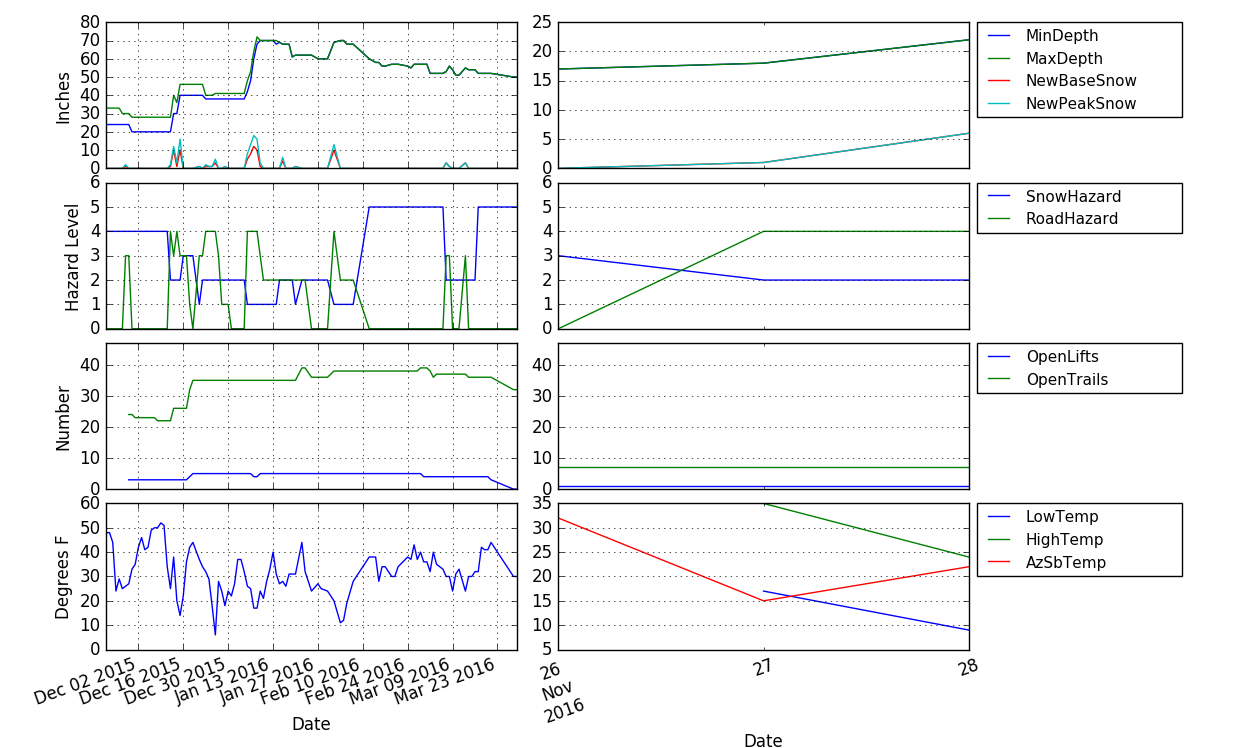

Reproduce this figure in Python.
# -*- coding: utf-8 -*-
"""
Search through: http://arizonasnowbowl.com/ for snow and weather stats

Get snow depth range, base and peak snow in past 24 hours, 
the current high, snow conditions, road conditions, and weather conditions
Usage:
python azSnowBowlStats.py

Output:
csv file: azSnowBowlStats.csv

Uses BeautifulSoup and urllib
Uses nested dict comprehensions
"""
from bs4 import BeautifulSoup
import re, os.path, sys, requests
from datetime import date, datetime, timedelta
from dateutil.parser import parse
from pandas import Series, DataFrame
import numpy as np
import pandas as pd
import matplotlib.pyplot as plt


def getNumbers(aString):

    """Retrieve a list of numbers within a string
    
    Arguments:
    aString -- a string containing some numbers
    Returns:
    theNumbers -- a list of numbers separated in input by other text
    
    #doctest example:
    >>> getNumbers('ab12c3d45ef')
    [12, 3, 45]
    
    #Notes:
    #copy and paste results into docstring, stored in __doc__
    #blank space must appear after input >>>
    #blank line must appear after end of results
    #to run doctest:
    #import doctest
    #import azSnowBowlStats
    #doctest.testmod(m='azSnowBowlStats')
    #or
    #doctest.testmod(m='azSnowBowlStats',verbose=True)
    """
    theNumbers = []
    for x in re.findall('\d+',aString):
        if x.isnumeric():
            theNumbers.append(int(x))
    
    return theNumbers

def lStripWeekday(string):
    
    """Remove Weekday and trailing space and dash from beginning of string
    
    Argument:
    string -- a string, with a possible weekday name at the beginning
    
    Return:
    string with weekday and following dash and space
    
    doctest:
    >>> lStripWeekday('Happy Tuesday - The temperature is 57 on this Tuesday')
    'The temperature is 57 on this Tuesday'
    
    
    """
    
    iMax = 20
    for chars in ['Monday','Tuesday','Wednesday',
        'Thursday','Friday','Saturday','Sunday']:
        
        i = string.find(chars,0,iMax)
        if i != -1 and not string[i+1].isnumeric():
            #strip off the day of the week (boring)
            string = string[i+len(chars)+1:]
            string = string.lstrip(' ,-')

    return string
        


def roadHazard(rdCondStr):
    
    """"Return road hazard level (0-4) for a given road condition string
    
    Argument:
    rdCondStr: a string describing the road conditions
    
    Return:
    Integer value where 0 is no hazard and 4 is high hazard
    
    doctest:
    >>> roadHazard('Clear')
    0
    
    >>> roadHazard('Plowed and cindered')
    1
    
    >>> roadHazard('Icy in some spots')
    2
    
    >>> roadHazard('4WD or chains recommended')
    3
    
    >>> roadHazard('4WD or chains required')
    4
    
    """

    r = rdCondStr.lower()

    w34 = ['chains','4x4','4wd']
    w4 = ['requir','need','mandat','must','neces']
    w3 = ['recom','sugg','shou','may','might','coul','desir','want']
    
    for w in w34:
        if w in r:
            for x in w4:                
                if x in r and 'no' not in r:
                        return 4
                else:
                    for y in w3:
                        if y in r:
                            return 3
                    return 4
    
    #reached here: hazard level = 0, 1, or 2
    w2 = ['icy','ice','slick','slip']
    w1 = ['plow','cind']
    
    for w in w2:
        if w in r:
            return 2
    for x in w1:
        if x in r:
            return 1
        
    #no hazard words detected
    return 0
    
def snowHazard(snwCondStr):
    
    """Return the snow hazard level (0-5) for a given snow condition string
    
    Argument:
    snwCondStr: a string describing the snow conditions
    
    Return:
    An integer from 0-5 where 0 is no hazard and 5 is high hazard
    
    doctest:
    >>> snowHazard('Fresh powder and groomed variable conditions')
    2
    
    >>> snowHazard('Groomed variable conditions')
    4
    
    >>> snowHazard('Packed powder and groomed variable conditions')
    3  

    >>> snowHazard('Packed powder')
    2
    
    >>> snowHazard('Powder and Packed Powder conditions')
    1
    
    >>> snowHazard('Spring like conditions')
    5
    
    >>> snowHazard('Trace of New - Powder and packed powder')
    1
    
    >>> snowHazard('Fresh powder')
    0
    
    
    """
    
    
    s = snwCondStr.lower()
    
    w4=['spring','summ','ice','hard','icy']
    w3='groom'
    w1='pack'
    wavg = 'and'
    
    for w in w4:
        if w in s:
            return 5

    h = np.array([])        
    
    if w3 in s:
        h = np.append(h,4)
    if w1 in s:
        h = np.append(h,2)
    if wavg in s:
        if len(h) < 2:
            h = np.append(h,0)
    elif len(h) == 0:
        h = np.append(h,0)
    
    return int(h.mean())



def get_precip_prob(astring):
    #pulls probability of precipitation from a weather description   
    
    kwords = ['%', 'percent']    #don't get to complicated,
    #I could also look for chance, snow, rain, precip but these
    #would almost certain follow the percent of '%' so would be farther
    #from the number
    #sometimes 'A slight chance of snow...' is used, calls this 1%
    numbefore = 17
    numafter = 41
    #take the first hit and look X number of characters before
    #and after for a number, with getNumber()
    #if that fails, try numwords, if that fails, try next in kwords,
    #if that fails both, its zero
    numwords = {'zero':0,'five':5,'ten':10,'fifteen':15,'twenty':20,
                'thirty':30,'forty':40,'fifty':50,'sixty':60,
                'seventy':70,'eighty':80,'ninety':90,'hundred':100}
    #others should have a hyphen or space between it and a five: 
    #e.g. forty five
    #mine would just round down, which is close enough
    idx_shifts = [[-numbefore,0],[0,numafter]]
    if 'snow' in astring or 'rain' in astring or 'precip' in astring:
        for kw in kwords:
            #returns index of start of my word, or -1 if not in aStr
            idx = astring.find(kw)
            if idx != -1:
                for n in range(0,2):
                    idxmin = idx + idx_shifts[n][0]
                    #first try before, if fails, then try numwords, then try after
                    idxmax = idx + idx_shifts[n][1]
                    if idxmin < 0:
                        idxmin = 0
                    
                    clip = astring[idxmin:idxmax]
                    nums = getNumbers(clip)
                    if len(nums) == 0:
                        #try numwords
                        for nw in numwords.keys():
                            if nw in clip:
                                return numwords[nw]
                            #if not after the whole thing, after n == 1, returns 0
                    #one or more nums
                    else:
                        #choose the last one in the list: closest to percent
                        if n == 0:
                            return nums[-1]
                        #choose closest one to after
                        #could do return nums[n-1] but in case I chance things...
                        else:
                            return nums[0]
        #'slight chance'
        little_chance= ['slight chance', 'small chance', 'little chance',
                        'low chance']    
        for lc in little_chance:
            if lc in astring:
                return 1 
    
    return 0

            

def getMoreWeather(is_forecast=False):
    #If it is night, return None for missing data
    site = 'http://forecast.weather.gov/MapClick.php?lat=35.33&lon=-111.7'
    #the main temperature is for pulliam airport which is 
    #south of flagstaff but the extended forecast is at 10mi NNW of Flagstaff
    #pulling today's high and chance of precipitation
    #and tonight's low and chance of precipitation
    #I will use a similar function to 
    #get the extended forecast if I want to make a prediction
    try:
        print('Retrieving data from '+site)
        resp = requests.get(site)
        soup = BeautifulSoup(resp.content)
        assert soup is not None
    except AssertionError:
        print('No data retrieved from '+site)
        sys.exit()
        
    the_node = soup
    #get the temperature
    ids = ["seven-day-forecast","seven-day-forecast-body",
           "seven-day-forecast-list"]
    tags = ["div","div","ul"]
    try:
        for i in range(len(ids)):
            the_node = the_node.find(tags[i], {"id": ids[i]})
            #asserts the_node is not empty (false if empty)
            assert the_node
    except AssertionError:
        print('No '+tags[i]+ids[i]+' tags: error retrieved from '+site)
        sys.exit()
    
    #make sure there's no weather advisory, messes up first in list
    list0 = the_node.find('li')
    if len(list0['class']) > 1:
        list0 = list0.next_sibling
    
    #the way I do it now, I'd have to iterate this with next_sibling,
    #what stops it? next_sibling returns None, but I still need to search for 'temp'
    #within each loop, I need to check if parent has too long a class
    list_i = list0
    #check if first one is tonight: could use current time
    #better to use Tonight in the first title of list0
    daynight = list_i.find('p',{'class':'period-name'}).get_text()
    if 'tonight' in daynight.lower():
        is_night = True
        lim = 1
    else:
        is_night = False
        lim = 2
    temps = []
    pops = []
    #written so I can have it exit afterward if I want a forecast
    while list_i is not None:

        tempnode = list_i.find('p',{'class':'temp'})
        if tempnode is not None:
            temps.extend(getNumbers(tempnode.get_text()))

        descrip = list_i.find('p',{'class':''})
        
        if descrip is not None:
            img = descrip.find('img')
            dtext = img['alt']
            if len(dtext) <= 2:
                dtext = img['title']
            pops.append(get_precip_prob(dtext))
        
        #if not is_forecast and len(temps) == 2 and len(pops) == 2:
        #    return []
        #if its morning/day: high then low: [low,high,max(pops[0],pops[1])]
        #if its tonight: low,None,pops[0]
        if not is_forecast:
            if len(temps) == lim or len(pops) == lim:
                if is_night:
                    return [temps[0],None,pops[0]]
                else:
                    if len(pops) == 1:
                        poptotal = pops[0]
                    else:
                        #return the total probability of precipitation
                        #assumes independence of day and night prob
                        #d = rains during day, n = rains during night
                        #p(d') prob it does NOT rain during day
                        #p(dn) = prob it rains during day and night
                        #p(d+n) = prob it rains during day or night
                        #p(d+n) = 1 - p((d+n)') = 1 - p(d'n')
                        #indep: p(d+n) = 1 - p(d')p(n')
                        #p(d+n) = 1 - (1-p(d))(1-p(n)), where p:[0-1]
                        poptotal = 100*(1 - (1-0.01*pops[0])*(1-0.01*pops[1]))
                        
                    return [temps[1],temps[0],poptotal]

        list_i = list_i.next_sibling
        
    #
    

is_updated = False
last_update = ''

def since_datetime(dtstr,now):
    #determines if a datetime string dtstr is within a certain datetime
    #relative to now, a datetime object
    since_timestr = '4:00 PM'
    ndays_ago = 1   #1 is yesterday at time above
    
        
    since_dt = now - timedelta(ndays_ago)    
    since_dt = parse(since_dt.strftime('%b %d, %Y')+
                        ' '+since_timestr)
    lastup=parse(dtstr.strip('Last Update:').strip(' '))
    
    return lastup >= since_dt
    

def getConditions():
    global is_updated, last_update

    keys = ['Base Depth','24 hours','Surface','Road','Current']
    stats = {key:None for key in keys}
    site = 'http://arizonasnowbowl.com/'    
        
    try:
        print('Retrieving data from '+site)
        resp = requests.get(site)
        soup = BeautifulSoup(resp.content)
        assert soup is not None
    except AssertionError:
        print('No data retrieved from '+site)
        sys.exit()
        
    #check last update
    try:
        dates = soup.find_all('span',{'class':'date'})
        assert dates is not None
    except AssertionError:
        print('***Last Website Update unknown***')
        is_updated = False
    else:
        now = datetime.now()
        
        for d in dates:
            dstr = d.get_text()
            if 'pdate' in dstr:
                if since_datetime(dstr,now):
                    is_updated = True
                    last_update = d.get_text()
                else:
                    is_updated = False
                    last_update = d.get_text()
                    print('***Last Website Update Was Not Recent:',
                          last_update.strip('Last Update:').strip(' '),'***')
                break
        
    try:
        assert 'pdate' in last_update
        last_update = last_update.strip('Last Update:').strip(' ')
    except AssertionError:
        print('***Last Website Update unknown***')
        is_updated = False
        last_update = dates[0]
                
    
    #get conditions
    try:
        tds = soup.find_all('td')
        #asserts tds is not empty (false if empty)
        assert tds
    except AssertionError:
        print('No td tags: error retrieved from '+site)
        sys.exit()
    
    #nested dict comprehension
    stats = {key:str.strip(tds[i+1].getText())
        for i,tag in enumerate(tds) for key in keys
        if key in tag.getText()
        }
    
    #Strip off opening weekday

    stats['Current'] = lStripWeekday(stats['Current'])
    
    #rekey stats dictionary, want reverse order for first loop
    oldKeys = keys[1::-1]
    newKeys = [('NewBaseSnow', 'NewPeakSnow'),
               ('MinDepth','MaxDepth')
               ]
    for i,ok in enumerate(oldKeys):
        (nk1,nk2) = newKeys[i]
        depthRg = getNumbers(stats[ok])
        #Works even if range includes just 1 number
        stats[nk1], stats[nk2] = depthRg[0], depthRg[-1]

        keys.remove(ok)
        #I know its slow but its short and sweet
        keys.insert(0,nk2)
        keys.insert(0,nk1)
        stats.pop(ok)

    oldKeys = keys[4:]
    for i,ok in enumerate(oldKeys):
        if ok == 'Current':
            nk = 'WeatherCond'
        elif ok == 'Surface':
            nk = 'SnowCond'
        else:
            nk = ok + 'Cond'
        #Commas in strings mess with pandas.read_csv()
        stats[nk] = stats[ok].replace(',','')
        keys[i+4] = nk
        stats.pop(ok)
    
    #Add snow and road hazard levels
    stats['SnowHazard'] = snowHazard(stats['SnowCond'])
    stats['RoadHazard'] = roadHazard(stats['RoadCond'])
    keys.append('SnowHazard')
    keys.append('RoadHazard')
    
    #insert today's date
    keys.insert(0,'Date')
    stats[keys[0]] = date.today().isoformat()
    keys.insert(1,'Weekday')
    stats[keys[1]] = date.today().strftime("%A")
    keys.insert(6,'AzSbTemp')
    #date.today().isoformat()
    
    #re_weather = re.compile('wea[th][th]er*')
    #Note condition is spelled wrong in div's class_
    #re_condition = re.compile('.*cond*tion')
    re_degree = re.compile('.*degree')
    tag = soup.find(class_=re_degree)
    #High Temp
    #getNumbers returns a list
    [stats[keys[6]]] = getNumbers(str.strip(tag.find('h1').getText()))
    
    return [stats,keys]
     

def getLiftsTrails():

    site = 'http://arizonasnowbowl.com/?q=node/133'

    try:        
        print('Retrieving data from '+site)
        resp = requests.get(site)
        soup = BeautifulSoup(resp.content)
        assert soup is not None
    except AssertionError:
        print('No data retrieved from '+site)
        sys.exit()
        
    snowRep = soup.find_all(class_='SnowReport')
        
    #lift information
    l = snowRep[1].get_text().strip().splitlines()
    l = [x.strip() for x in l[1:] if x != '']
    #Only real lifts, not conveyors
    lifts = dict()
    for i,s in enumerate(l):
        if i%2 == 0:
            k = s
        else:
            v = s
        if i > 0 and k.find('onveyor') == -1:
            lifts[k]=v
        
    #Trails open snowRep[2]
    ts = snowRep[2].find_all('td')
    trails=dict()
    for t in ts:
        ks=t.getText().strip().splitlines()
        if len(ks) > 0:
            k = ks[0]
            if 'deactive' in str(t.img):
                v='Closed'
            else:
                v='Open'
            trails[k]=v
    
    return [lifts, trails]    
    
def getNOpen(d):
    #d is a dict
    nOpen = len([x for x in d.values() if x != 'Closed'])
    n = len(d)
    if n > 0:    
        #return format(nOpen/n*100,'.1f')+'%'
        return [nOpen,n]
    else:
        return [None,None]


def getStats(filename):
    
    df = pd.read_csv(filename,index_col = 0,parse_dates=True)
    
    return df
    

def makeTrainingFile(df,yStr='SnowHazard',nDays=1,shift_ns=True,
                     header=False,index=False
                     ):
    
    """Make training data to predict the column yStr
    
        
    
    Concatenates the following for predictors of SnowHazard[0-4] or 
    RoadHazard[0-4] for the next day:
    
    Weekday[0-6], NewBaseSnow, AzSbTemp, SnowHazard[0-5], RoadHazard[0-4]
    
    If I want to make a prediction further in the future, 
    I can input data from the weather channel into predictBothHazards
    
    Arguments:
    
    df:     data frame of input data, from getStats
    
    yStr:   either 'SnowHazard' or 'RoadHazard'
    
    
    Return:
    yStrData.txt: SnowHazardData.txt or RoadHazardData.txt 
        concatenates input data from one day and concatenates
        with SnowHazard or RoadHazard data for the following day, for use
        with logisticRegression

    """
    columns = ['NewBaseSnow','AzSbTemp','LowTemp','HighTemp','PrecipProb',
               'SnowHazard','RoadHazard']

    #concatenate multiple days if nDays > 1
    nDays = int(nDays)
    dMax = 14
    if nDays > dMax:
        nDays = dMax
    elif nDays < 1:
        nDays = 1


    if shift_ns:
        #shift newbasesnow back one day (fits index better than shifting
        #others forward
        newDF = pd.concat([df[columns[0]].shift(-1),df[columns[1:]]],
                           axis=1
                           )
    else:
        newDF = df[columns]
        
    #interpolate   
    newDF = newDF.asfreq(freq='D').interpolate().round()
    newDF.loc[:,'Weekday'] = Series(newDF.index.dayofweek,index=newDF.index)
    #reorder columns    
    columns.insert(0,'Weekday')
    newDF = newDF[columns]

    #works for nDays = 1 - dMax
    dfs = [newDF.shift(nDays - i - 1) 
        for i in range(nDays)
        ]
    colKeys = [str(nDays-i)+'DaysAgo' for i in range(1,nDays+1)]
    #include the y value (supervised (machine) learning)
    dfs.append(newDF[yStr].shift(-1))
    colKeys.append('Tomorrow')
    
    if shift_ns:
        filename = yStr + 'DataShiftNS'+str(nDays)+'.txt'
    else:
        filename = yStr + 'Data' + str(nDays) + '.txt' 
    #drops na, good for supervised training (last day has no y yet
    #and first (nDays-1) days don't have enough data yet)
    pd.concat(dfs,axis=1,keys=colKeys).dropna().astype(int).to_csv(
        filename, index=index, header=header)
    
                   
"""
def predictHazard(colStr):
    
    #predict either SnowHazard or RoadHazard from input
    
    


def predictBothHazards(df):
    
    #"Takes in DataFrame from getStats, ouputs snow and road hazard
    
    
""" 
    
def stormTotal(sNewSnow):
    
    """Count storm totals, infer missing days with linear interpolation
    
    sNewSnow does use timeseries dates parsed properly, from getStats
    
    storm total is aligned with final day of snowfall within the storm
    in input dates (index)
    
    Argument:
    sNewSnow: pandas Series for new snow
    
    Return:
    total storm snow fall aligned with last day of storm
    
    """
    
    
    #assume linear interpolation (better way would be to get historic data)
    interpNewSnow=sNewSnow.asfreq(freq='D').interpolate().int()

    endDays = []
    nextDays = []
    ydy = sNewSnow.index[0]
    for tdy in sNewSnow.index:

        ns = sNewSnow[tdy]
        nsY = sNewSnow[ydy]
        if (ns == 0 or tdy == sNewSnow.index[-1]) and nsY != 0:
            endDays.append(ydy)
            nextDays.append(tdy)
        
        ydy = tdy
    
    #create a series of zeros
    stormTotals = Series(0,index=sNewSnow.index)
    sd = stormTotals.index[0]
    for i, d in enumerate(endDays):
        nd = nextDays[i]
        stormTotals[d] = int(sum(interpNewSnow[sd:nd]))
        
        sd = nd
    
    return stormTotals



def interpDFCols(df,cols=['NewBaseSnow','AzSbTemp','LowTemp','HighTemp',
                          'PrecipProb','SnowHazard','RoadHazard'],
                 rtn_interp=True):
    
    """Returns dataframe filled and interpolated with missing days
    
        Arguments:
        df: dataframe containing at least cols
        
        cols=['NewBaseSnow','Temp','SnowHazard','RoadHazard']
        Columns to interpolate
        
        rtn_interp=True:
        If True, return ONLY the interpolated columns
        If False, return ALL columns, including the interpolated cols
        
        Return:
        df, depends on rtn_interp value
    """
    if rtn_interp:
        #return ONLY the interpolated columns
        return df.loc[:,cols].asfreq(freq='D').interpolate().astype(int)
        
    else:
        df.loc[:,cols] = df.loc[:,cols
                                ].asfreq(freq='D').interpolate().astype(int)
    
        return df


def shiftDFCols(df,shiftCols=['NewBaseSnow','NewPeakSnow'],n_shift=-1,
                rtn_interp=False):
    
    """Return time-indexed dataframe with time-shifted columns
    
        Checks that all shiftCols are in cols
    
        Arguments:
        df: dataframe with time series index
        
        shiftCols=shiftCols=['NewBaseSnow','NewPeakSnow']:
        columns to shift in time by n_shift
        
        n_shift=-1:
        number of index values to shift by (negative means back or up)
                
        rtn_interp=False:
        If True, return ONLY the shifted columns
        If False, return ALL columns, including the shifted cols
    """    
    
    cols = df.columns.tolist()
    
    df=interpDFCols(df,rtn_interp=False)

    #get indices of shiftCols in cols
    for c in shiftCols:
        try:
            #I don't need the index
            cols.index(c)
        except ValueError:
            #c not in cols
            shiftCols.remove(c)
    
    if rtn_interp:
        #return only the interpolated columns
        return df[shiftCols].shift(n_shift)
        
    else:
        df.loc[:,shiftCols] = df.loc[:,shiftCols].shift(n_shift)

        return df
   

def appendBreakNum(df,sentcol='NewBaseSnow',newcol='SnowBreak'):
    
    """Returns dataframe with columns counting which the breaks between snow
    
    A day with new snow is marked with a -1, the others begin at 0
    
    #Note: this allows you to use groupby:
    
    df.groupby('SnowBreak').get_group(1)
    
    for i in range(df['SnowBreak'].min(),df['SnowBreak'].max()):
        print(i,df.groupby('SnowBreak').get_group(i))
    
    """
    #add timedelta as column
    sentval = 0
    n_sent = 0
    
    #initialize
    df=pd.concat([df,DataFrame(data={newcol:n_sent},index=df.index)],
                  axis=1
                  )
    n_bk = 0
    ydy=df.index[0]
    for tdy in df.index:
        if df.loc[tdy,sentcol] == sentval:
            if df.loc[ydy,sentcol] != sentval:
                n_bk += 1
            df.loc[tdy,newcol] = n_bk
        else:
            if df.loc[ydy,sentcol] == sentval:
                n_sent -= 1
            df.loc[tdy,newcol] = n_sent

            
        ydy=tdy
               
    return df
    

def plotHazardsByBreak(gpbyObj):

    fig,ax=plt.subplots(nrows=2,ncols=1)

    ax[0].set_ylim([0,6])
    hs=['SnowHazard','RoadHazard']
    ax[0].set_ylabel(hs[0])
    ax[0].set_xlabel('Days after Snow')
    
    ax[1].set_ylim([0,5])
    ax[1].set_ylabel(hs[1])
    ax[1].set_xlabel('Days after Snow')
    
    for i,h in enumerate(hs):
        for j in range(7,12):
            ax[i].plot(gpbyObj.get_group(j)[h].reset_index(drop=True),
                     marker='o')#label='Break '+str(j))
            #ax[i].legend(loc='best',fontsize=10)
    
    plt.tight_layout(h_pad=0.0)
    #plt.show()
    plt.savefig('hazardDecay7-11.pdf')
            
        
    
def plotStats(df, subplots=True, text=None):

    """Plot arizona snowbowl stats from dataframe

    df can be passed by getStats from azSnowBowlStats.csv

    subplots : default True - splits data into 3 subplots by y units
    text : default False

    """
    n_sn1 = 105 #or 107 if header not used in column names
    n_sn2 = 106
    if not subplots:
        #return just one subplot
        fig,ax = plt.subplots(figsize=(11,8.5))
        
        ax.set_ylabel('Inches, Degrees F, Number')
        df[['MinDepth','MaxDepth','NewBaseSnow','NewPeakSnow',
            'AzSbTemp','LowTemp','HighTemp',
            'OpenLifts','OpenTrails','SnowHazard','RoadHazard']
            ].plot(ax=ax,rot=30)

        """
        #set box to 80% height
        #replaced by subplots_adjust
        box = ax.get_position()
        ax.set_position([box.x0, box.y0, box.width, box.height*0.8])
        """
        if text is not None:
            [x, y, s] = text
            ax.text(x,y,s)

        ax.legend(bbox_to_anchor=(0., 1.02, 1.,
            .102),loc=3,ncol=2, mode="expand", borderaxespad=0.)
        
        plt.tight_layout()
        #adjust tight layout for legend (not done with command)
        fig.subplots_adjust(top=0.75)
        
        
    else:
        fig, axes = plt.subplots(nrows=4,ncols=2,figsize=(11,8.5))

        axes[0][0].set_ylabel('Inches')
        axes[1][0].set_ylabel('Hazard Level')
        axes[2][0].set_ylabel('Number')
        #plt.rc('text',usetex=True)        
        #latex in label r'dsjklsdjk', failed: may be latex problem
        axes[3][0].set_ylabel('Degrees F')
        #don't label second column's y-axis. its the same going across

        #maybe cast as a dataframe

        axes[0][0] = df.ix[:n_sn1,['MinDepth','MaxDepth','NewBaseSnow','NewPeakSnow']].plot(ax=axes[0][0],legend=False)
        axes[1][0] = df.ix[:n_sn1,['SnowHazard','RoadHazard']].plot(ax=axes[1][0],ylim=[0,6],legend=False)
        axes[2][0] = df.ix[:n_sn1,['OpenLifts','OpenTrails']].plot(ax=axes[2][0],ylim=[0,47],legend=False)
        axes[3][0] = df.ix[:n_sn1,['AzSbTemp','LowTemp','HighTemp']].plot(ax=axes[3][0],rot=20,legend=False)
        
        axes[0][1] = df.ix[n_sn2:,['MinDepth','MaxDepth','NewBaseSnow','NewPeakSnow']].plot(ax=axes[0][1])
        axes[1][1] = df.ix[n_sn2:,['SnowHazard','RoadHazard']].plot(ax=axes[1][1],ylim=[0,6])
        axes[2][1] = df.ix[n_sn2:,['OpenLifts','OpenTrails']].plot(ax=axes[2][1],ylim=[0,47])
        axes[3][1] = df.ix[n_sn2:,['LowTemp','HighTemp','AzSbTemp']].plot(ax=axes[3][1],rot=20)

        for j in range(2):
            for i in range(3):
                axes[i][j].tick_params(
                    axis='x',          # changes apply to the x-axis
                    which='both',      # both major and minor ticks are affected
                    labelbottom='off')
                axes[i][j].set_xlabel('',visible=False)
        lgds=[]
        for i in range(4):
            for j, ax in enumerate(axes[i]):
                """
                #set box to 70% width for outside legend - replaced
                #replaced by subplots_adjust
                box = ax.get_position()
                ax.set_position([box.x0, box.y0, box.width*0.7, box.height])
                """
                if text is not None:
                    [x, y, s] = text
                    ax.text(x,y,s)
                #bbox_to_anchor=(x_pos of loc,y_pos of loc, x_backgnd width,?)
                ax.xaxis.grid(True)
                ax.yaxis.grid(True)
                if j == 1:
                    lgds.append(ax.legend(bbox_to_anchor=(1.02,1.,
                    0.5,0.),loc=2,ncol=1, mode="expand", borderaxespad=0.,
                    fontsize=11))
    
        plt.tight_layout(h_pad=0.0)
        #adjust tight layout for legend (not done with command)
        fig.subplots_adjust(right=0.775)
        #fig.savefig('azSnowBowlStats.png',
        #            bbox_extra_artists=lgds,bbox_inches='tight')
        
    #I need to figure out how to plot PrecipProb (0-100%): I'd like it
    #with the High and Low, but its scale be on the right axis, a 
    #different axis than the others
    
    
    plt.show()
    


def main():


    [stats,keys] = getConditions()

    [low,high,precip] = getMoreWeather()

    keys.insert(7,'LowTemp')
    keys.insert(8,'HighTemp')
    keys.insert(9,'PrecipProb')

    [stats[keys[7]],stats[keys[8]],stats[keys[9]]] = [low,high,precip]


    #I'll need to see if lifts and trails are calculated correctly still
    #one or more new lifts/trails have opened
    #also need to update plotting, glowscript and azSnowBowlStats.csv,
    #and training file data
    [lifts,trails] = getLiftsTrails()
    
    keys.insert(10,'OpenLifts')
    keys.insert(11,'Lifts')
    keys.insert(12,'OpenTrails')
    keys.insert(13,'Trails')

    #I'll need to check if lifts and trails are calculated correctly
    [stats[keys[10]],stats[keys[11]]] = getNOpen(lifts)
    [stats[keys[12]],stats[keys[13]]] = getNOpen(trails)
    
    #Loop ended
    filename = 'azSnowBowlStats.csv'
    isFile = os.path.isfile('./'+filename)
    with open(filename, 'a') as f:
        
        if not isFile:
            f.write(','.join(keys)+'\n')
        
        ordered_stats = [stats[k] for k in keys]
        f.write(str(list(ordered_stats)).replace(', ',',').strip('[]')+'\n')
        
    print(','.join(keys))
    print(repr(ordered_stats).replace(', ',',').strip('[]'))
    if not is_updated:
        print('***Last Website Update:',last_update,'***')
        
if __name__ == '__main__':
    main()
